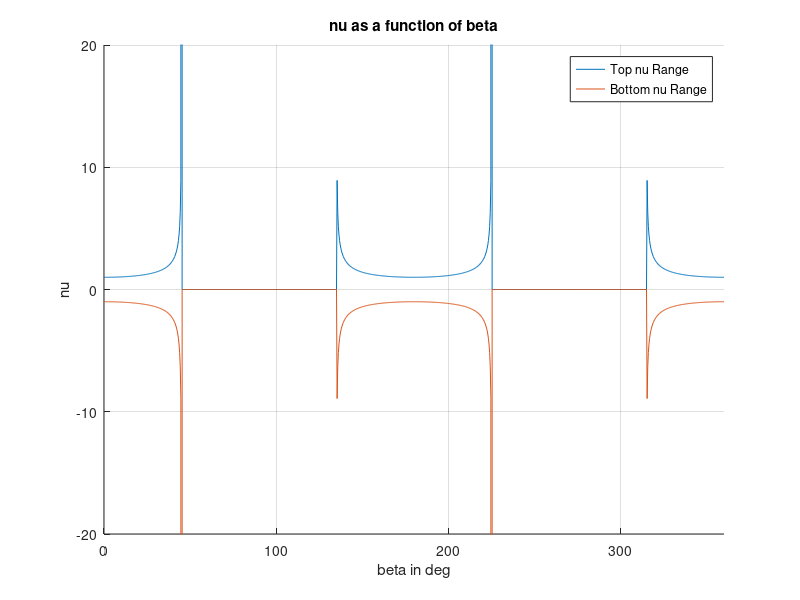
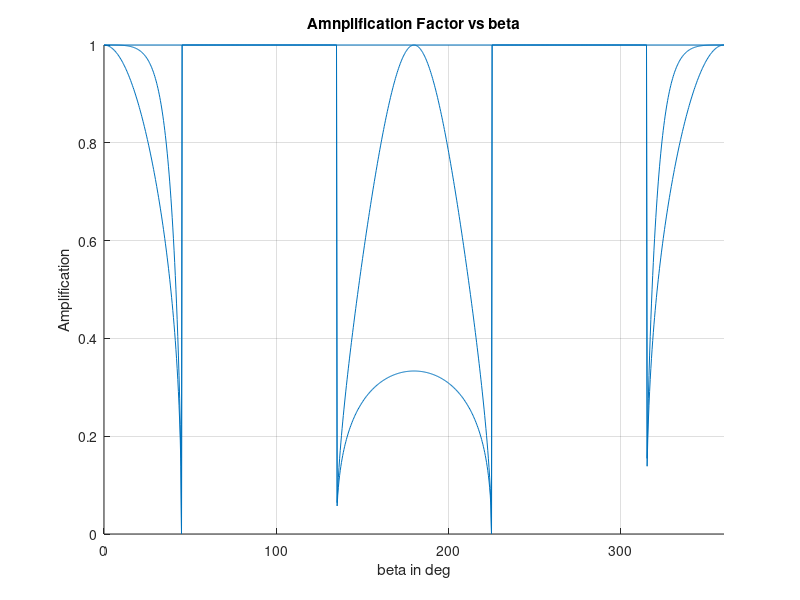
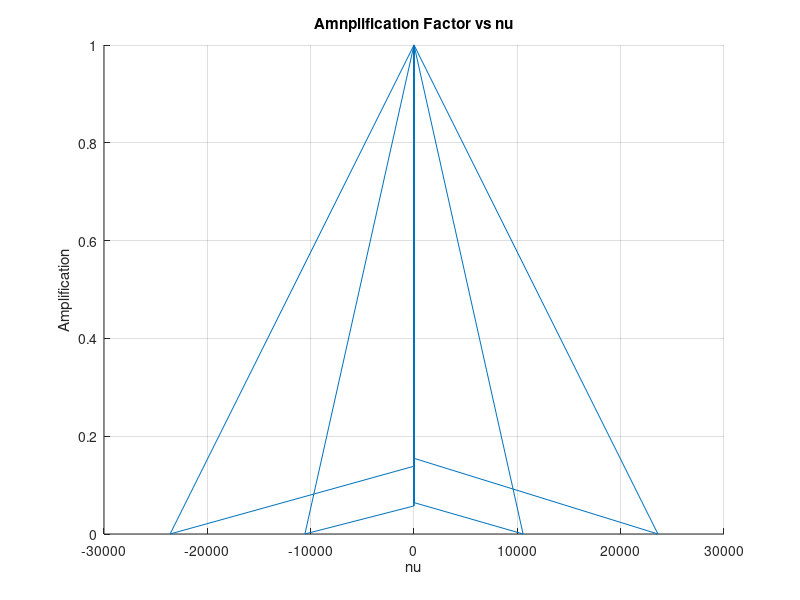
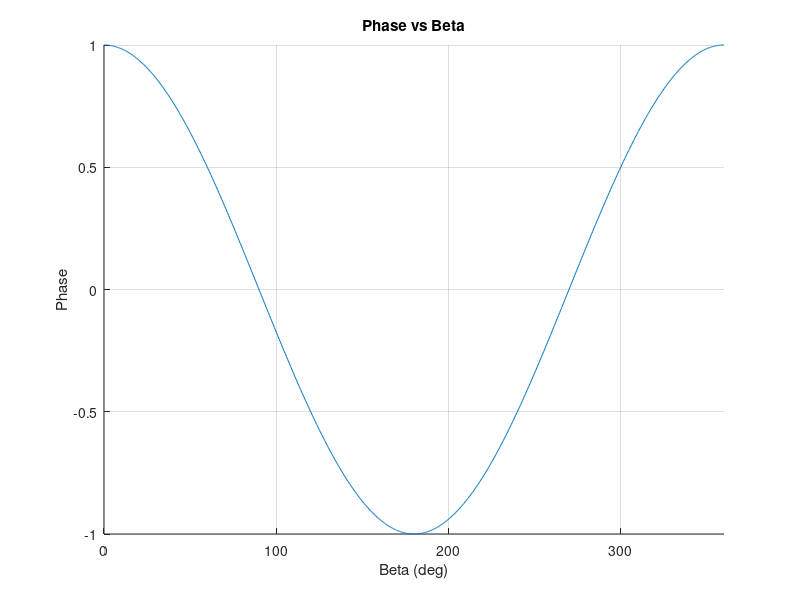

Reproduce these figures in MATLAB, in order.
%% CFD Homework 2 Graphical Solution
% Written by Rebecca Garcia 9/17/2020
% Though beta is from 0 to pi, this simulation was ran from 0 to 2pi to
% produce periodic waves
clc; format long
%% Constants
Pi = 3.14159265; % length of trailing decimals chosen for increased accuracy 
i = sqrt(-1);
n = 1000; % Index Count
Delta = (2*Pi)/n;   % Incrimental values
%% Initializing Matrices
betaOut = zeros(n+1,2); nu = zeros(n+1,2); Amp = zeros(2*n+2,1); PhaseOut = zeros(n+1,1); index = (0:1:1000)';
%% Main Loop
% beta is inrimented from 0 to 2pi in 1001 incriments, starting at
% t = 0; The index incriments can be thought of as a unit of time
for j = 1:1:(n+1)
    
s = j-1; % treating s like a time index for phase

phase = exp(2*Pi*i*s/n);
beta = (j-1)*Delta;
% Creating Nu Ranges
nuPos = +real(sqrt(1/cos(2*beta))); % top nu
nuNeg = -real(sqrt(1/cos(2*beta))); % bottom nu

%% Export Matrices for Plotting
PhaseOut(j,:) = real(phase); % Only real values are taken to speed up plotting
betaOut(j,:) = [beta beta*180/pi];    
nu(j,:) = [nuPos nuNeg];
end 
%% Building Ranges of nu & betas for Amplification Calculations
Range(1:(n+1),1) = nu(:,1);Range(1:(n+1),2) = betaOut(:,1); 
Range((n+2):(2*n+2),1) = nu(:,2); Range((n+2):(2*n+2),2) =  betaOut(:,1);
maxindex = length(Range);
% Amplification Factor Calculation Loop
for j = 1:maxindex
    nurange = Range(j,1);
    beta = Range(j,2);
    Amp(j,1) = abs(1/(1+ nurange*(cos(beta) + i*sin(beta)-1))); % Amplification for all Nu & beta Ranges
    
end
Range(:,2) = Range(:,2)*180/pi; % converting beta back into deg
%% Command Window Output
limit = max(max(Amp(:)));
disp('Maximum Amplification: ');disp(limit);
if limit > 1
    disp('Method is Unstable')
elseif limit < 1
    disp('Method is Stable')
elseif limit == 1
    disp('Method is Conditionally Stable')
end
%% Plots
figure(1) 
grid on
hold on
title('nu as a function of beta');
xlabel('beta in deg');ylabel('nu');
plot(betaOut(:,2),nu(:,1))
plot(betaOut(:,2),nu(:,2))
legend('Top nu Range','Bottom nu Range','location','best');
ylim([-20 20]); % y axis limit needed because as beta goes to 45 deg, nu grows exponentially
xlim([0 360]);
hold off

figure(2)
grid on
hold on
title('Amnplification Factor vs beta');
xlabel('beta in deg');ylabel('Amplification');
plot(Range(:,2),Amp(:,1))
xlim([0 360]);
hold off

figure(3)
grid on
hold on
title('Amnplification Factor vs nu');
xlabel('nu');ylabel('Amplification');
plot(Range(:,1),Amp(:,1))
hold off

figure (4)
grid on
hold on
title('Phase vs Beta');
xlabel('Beta (deg)');ylabel('Phase');
plot(betaOut(:,2),PhaseOut)
xlim([0 360]);
hold off